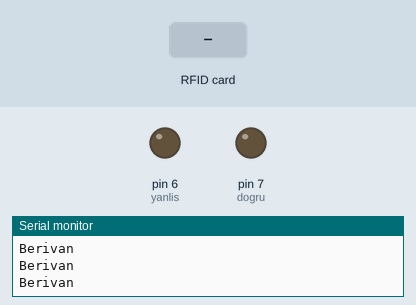
Bench run of a sketch on a simulated Arduino Mega 2560, built with avr-gcc and run on an emulated ATmega2560. Shown: output pins drawn as LEDs (lit = HIGH), the last lines printed to the serial monitor. The inputs (shaded band) are chosen by the test bench. Pins used as bus, display or sensor lines are not drawn.

Above: at 1.2 s.
1.3 s: RFID card 5E 7A 19 C4 held to the reader
At 2.7 s:
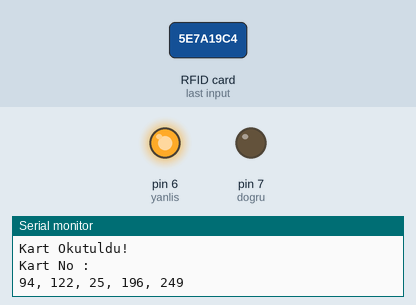
Timing chart, 0 to 8.1 s (numbered marks = the images above; inputs shaded):
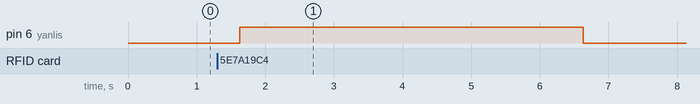

Measured:
- after the input at 1.3 s, pin 6 (yanlis): LOW → HIGH after 0.33 s, → LOW 5.0 s later

The sketch:

rfid.ino
```cpp
#include <SPI.h>
#include <RFID.h>

#define SS_PIN 53
#define RST_PIN 5

RFID rfid(SS_PIN, RST_PIN);
int dogru=7;
int yanlis=6;
int serNum0;
int serNum1;
int serNum2;
int serNum3;
int serNum4;

void setup()
{
  Serial.begin(9600);
  SPI.begin();
  pinMode(dogru,OUTPUT);
  pinMode(yanlis,OUTPUT);
  rfid.init();
}

void loop()
{
  if (rfid.isCard()) {
    if (rfid.readCardSerial()) {
      Serial.println(" ");
      Serial.println("Kart Okutuldu!");
      serNum0 = rfid.serNum[0];
      serNum1 = rfid.serNum[1];
      serNum2 = rfid.serNum[2];
      serNum3 = rfid.serNum[3];
      serNum4 = rfid.serNum[4];

     // DEC ondalık formatı ifade eder
      Serial.println("Kart No :");
      Serial.print(rfid.serNum[0],DEC);
      Serial.print(", ");
      Serial.print(rfid.serNum[1],DEC);
      Serial.print(", ");
      Serial.print(rfid.serNum[2],DEC);
      Serial.print(", ");
      Serial.print(rfid.serNum[3],DEC);
      Serial.print(", ");
      Serial.print(rfid.serNum[4],DEC);
      Serial.println(" ");

      if(rfid.serNum[0]==103){
       lamba_yak();
        }else{
          lamba_son();
          }

      delay(5000);
      digitalWrite(dogru,LOW);
        digitalWrite(yanlis,LOW);
      }
  }
  else
  {
  rfid.halt();
  Serial.println("Berivan");
  delay(500);
}}

void lamba_yak(){
   digitalWrite(dogru,HIGH);
        digitalWrite(yanlis,LOW);
  }
  void lamba_son(){
       digitalWrite(dogru,LOW);
        digitalWrite(yanlis,HIGH);
    }
```
